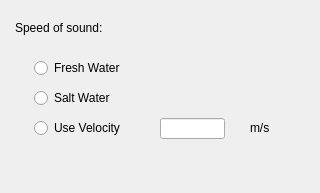
<?xml version="1.0" encoding="UTF-8"?>
<ui version="4.0">
 <class>EnvCtrls</class>
 <widget class="QWidget" name="EnvCtrls">
  <property name="geometry">
   <rect>
    <x>0</x>
    <y>0</y>
    <width>320</width>
    <height>193</height>
   </rect>
  </property>
  <property name="windowTitle">
   <string>Form</string>
  </property>
  <widget class="QLineEdit" name="speedOfSound">
   <property name="geometry">
    <rect>
     <x>160</x>
     <y>118</y>
     <width>65</width>
     <height>21</height>
    </rect>
   </property>
   <property name="toolTip">
    <string>Velocity of sound in metres per second</string>
   </property>
  </widget>
  <widget class="QRadioButton" name="freshWater">
   <property name="geometry">
    <rect>
     <x>34</x>
     <y>58</y>
     <width>99</width>
     <height>20</height>
    </rect>
   </property>
   <property name="text">
    <string>Fresh Water</string>
   </property>
  </widget>
  <widget class="QRadioButton" name="saltWater">
   <property name="geometry">
    <rect>
     <x>34</x>
     <y>88</y>
     <width>89</width>
     <height>20</height>
    </rect>
   </property>
   <property name="text">
    <string>Salt Water</string>
   </property>
  </widget>
  <widget class="QRadioButton" name="useVelocity">
   <property name="geometry">
    <rect>
     <x>34</x>
     <y>118</y>
     <width>101</width>
     <height>20</height>
    </rect>
   </property>
   <property name="text">
    <string>Use Velocity</string>
   </property>
  </widget>
  <widget class="QLabel" name="svUnits">
   <property name="geometry">
    <rect>
     <x>250</x>
     <y>120</y>
     <width>31</width>
     <height>16</height>
    </rect>
   </property>
   <property name="text">
    <string>m/s</string>
   </property>
  </widget>
  <widget class="QLabel" name="label">
   <property name="geometry">
    <rect>
     <x>15</x>
     <y>20</y>
     <width>201</width>
     <height>16</height>
    </rect>
   </property>
   <property name="text">
    <string>Speed of sound:</string>
   </property>
  </widget>
 </widget>
 <resources/>
 <connections/>
</ui>
